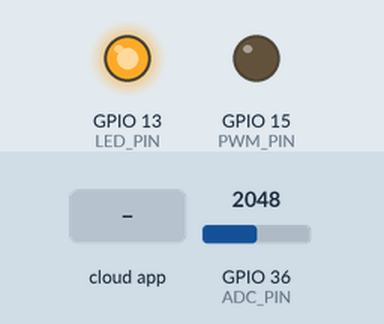
This sketch was run on a simulated ESP32. Parts: output pins drawn as LEDs (lit = HIGH). The test bench sets the inputs (shaded band); at power-on: GPIO 36 (ADC_PIN) = 2048. The ROS host is connected and sends only what is stated.

Above: at 2.2 s.
2.3 s: the phone or cloud app sets pwm_duty_cycle to 100
At 3.4 s:
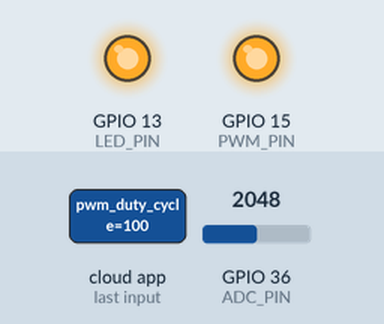
3.8 s: the phone or cloud app sets pwm_duty_cycle to -100
At 5.0 s:
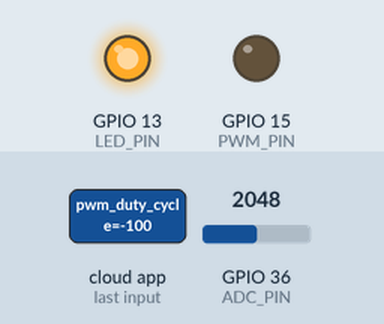
Timing chart, 0 to 6.8 s (numbered marks = the images above; inputs shaded):
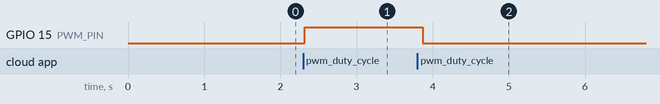

The sketch:

Challenge3.ino
```cpp
/*
TO PUBLISH DATA TO pwm_duty_cycle TOPIC FROM TERMINAL:

ros2 topic pub /pwm_duty_cycle --once std_msgs/msg/Float32 "data: 100"
*/

#include <micro_ros_arduino.h>
#include <stdio.h>
#include <rcl/rcl.h>
#include <rcl/error_handling.h>
#include <rclc/rclc.h>
#include <rclc/executor.h>

#include <std_msgs/msg/int32.h>
#include <std_msgs/msg/float32.h>

rcl_publisher_t pot_publisher_handle;
rcl_publisher_t vol_publisher_handle;
rcl_subscription_t pwm_dc_subscriber_handle;

std_msgs__msg__Int32 raw_pot_msg;
std_msgs__msg__Float32 voltage_msg;
std_msgs__msg__Float32 duty_cycle_msg;

rclc_executor_t executor;
rclc_support_t support;
rcl_allocator_t allocator;
rcl_node_t node;

rcl_timer_t timer1_handle;
rcl_timer_t timer2_handle;

#define LED_PIN 13 // FOR DEBUGGING
#define ADC_PIN 36
#define PWM_PIN 15

#define RCCHECK(fn) { rcl_ret_t temp_rc = fn; if((temp_rc != RCL_RET_OK)){error_loop();}}
#define RCSOFTCHECK(fn) { rcl_ret_t temp_rc = fn; if((temp_rc != RCL_RET_OK)){}}

const uint16_t pwm_frequency = 5000;
const uint8_t pwm_channel = 0;
const uint8_t pwm_resolution = 8;
float pwm_duty_cycle = 0;

void error_loop(){
  while(1){
    digitalWrite(LED_PIN, !digitalRead(LED_PIN));
    delay(100);
  }
}

//CALLBACKS
//------------------------------------------------------------------
void timer1_callback(rcl_timer_t * timer, int64_t last_call_time){
  RCLC_UNUSED(last_call_time);
  if (timer != NULL) {
    raw_pot_msg.data = analogRead(ADC_PIN);
    voltage_msg.data = raw_pot_msg.data * (3.3/4095);
  }
}

void timer2_callback(rcl_timer_t * timer, int64_t last_call_time){
  RCLC_UNUSED(last_call_time);
  if (timer != NULL) {
    RCSOFTCHECK(rcl_publish(&vol_publisher_handle, &voltage_msg, NULL));
    RCSOFTCHECK(rcl_publish(&pot_publisher_handle, &raw_pot_msg, NULL));
  }
}

void subscription_callback(const void * msgin){
  const std_msgs__msg__Float32 * msg = (const std_msgs__msg__Float32 *)msgin;
  if(msg->data > 100.0){
    pwm_duty_cycle  = 100.0;
  }else if(msg->data < 0.0){
    pwm_duty_cycle  = 0.0;
  }else{
    pwm_duty_cycle = msg->data;
  }
  pwm_duty_cycle = pwm_duty_cycle * (255.0/100.0);
  ledcWrite(pwm_channel, pwm_duty_cycle);
}
//------------------------------------------------------------------


void setup() {

  set_microros_transports();
  allocator = rcl_get_default_allocator();

  pinMode(LED_PIN, OUTPUT);
  digitalWrite(LED_PIN, HIGH);

  delay(1000);

  //create init_options
  RCCHECK(rclc_support_init(&support, 0, NULL, &allocator));

  //-------------------------------------------------------------------------------------

  //PWM SETUP
  ledcSetup(pwm_channel, pwm_frequency, pwm_resolution);
  ledcAttachPin(PWM_PIN, pwm_channel);

  //CREATE NODE
  RCCHECK(rclc_node_init_default(&node, "micro_ros_esp32", "", &support));

  //CREATE PUBLISHERS
  RCCHECK(rclc_publisher_init_default(
  &pot_publisher_handle,
  &node,
  ROSIDL_GET_MSG_TYPE_SUPPORT(std_msgs, msg, Int32),
  "raw_pot"));

  RCCHECK(rclc_publisher_init_default(
  &vol_publisher_handle,
  &node,
  ROSIDL_GET_MSG_TYPE_SUPPORT(std_msgs, msg, Float32),
  "voltage"));

  //CREATE SUBSCRIBERS
  RCCHECK(rclc_subscription_init_default(
  &pwm_dc_subscriber_handle,
  &node,
  ROSIDL_GET_MSG_TYPE_SUPPORT(std_msgs, msg, Float32),
  "pwm_duty_cycle"));

  //CREATE TIMERS (FOR TIMER CALLBACKS)
  const unsigned int timer_1 = 100;
  RCCHECK(rclc_timer_init_default(
  &timer1_handle,
  &support,
  RCL_MS_TO_NS(timer_1),
  timer1_callback));

  const unsigned int timer_2 = 10;
  RCCHECK(rclc_timer_init_default(
  &timer2_handle,
  &support,
  RCL_MS_TO_NS(timer_2),
  timer2_callback));

  //-------------------------------------------------------------------------------------s

  //CREATE EXECUTOR
  RCCHECK(rclc_executor_init(&executor, &support.context, 3, &allocator));
  RCCHECK(rclc_executor_add_timer(&executor, &timer1_handle));
  RCCHECK(rclc_executor_add_timer(&executor, &timer2_handle));
  RCCHECK(rclc_executor_add_subscription(&executor, &pwm_dc_subscriber_handle, &duty_cycle_msg, &subscription_callback, ON_NEW_DATA));

  //INITIALIZE MSG VARIABLES
  raw_pot_msg.data = 0;
  voltage_msg.data = 0;
  duty_cycle_msg.data = 0;
}

void loop() {
  // put your main code here, to run repeatedly:
  delay(100);
  RCSOFTCHECK(rclc_executor_spin_some(&executor, RCL_MS_TO_NS(100)));
}
```

Measured:
- after the input at 2.3 s, GPIO 15 (PWM_PIN): LOW → HIGH at once
- after the input at 3.8 s, GPIO 15 (PWM_PIN): HIGH → LOW after 0.07 s
